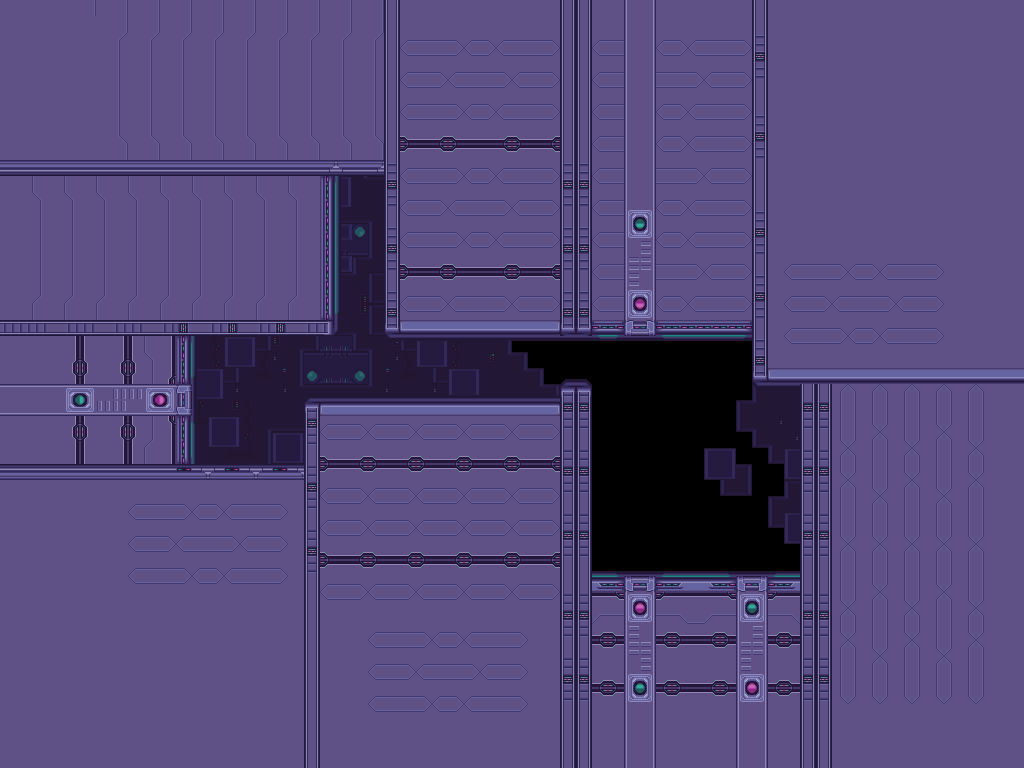

Below is a game level as drawn by its tile map, then a one-line description and the .tmx that defines it (tile-layer data replaced by summaries):
An orthogonal 64x48 tile map with 16x16 px tiles, 2 tile layers (Background, Main).

<map version="1.9" tiledversion="1.9.0" orientation="orthogonal" renderorder="right-down" width="64" height="48" tilewidth="16" tileheight="16" infinite="0" nextlayerid="3" nextobjectid="1">
 <tileset firstgid="1" source="primrose_tileset.tsx" />
 <layer id="2" name="Background" width="64" height="48">
  <data>[3072 cells, 817 non-empty, 20 distinct tile ids]</data>
 </layer>
 <layer id="1" name="Main" width="64" height="48">
  <data>[3072 cells, 2805 non-empty, 32 distinct tile ids]</data>
 </layer>
</map>
